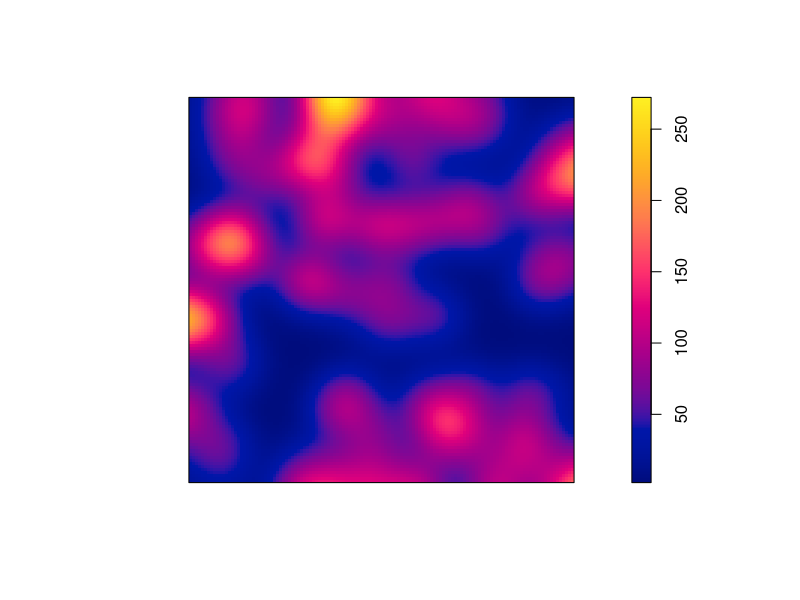
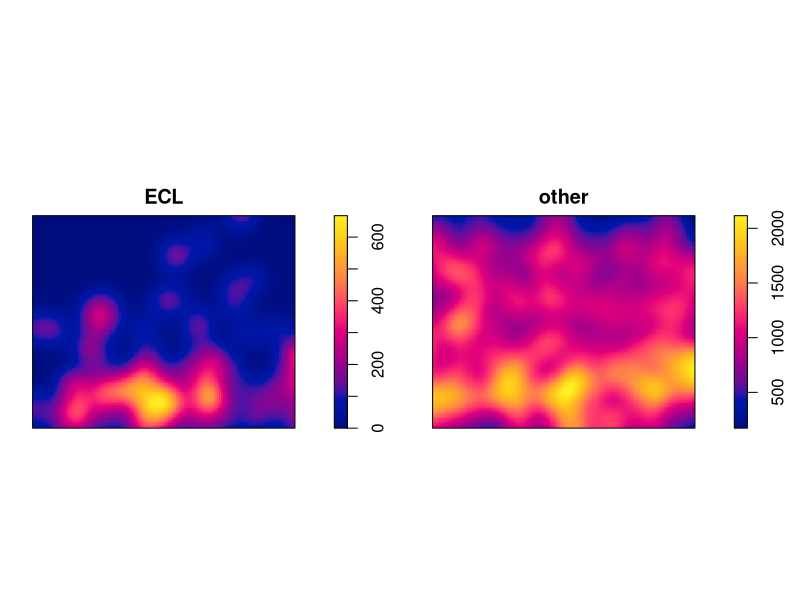
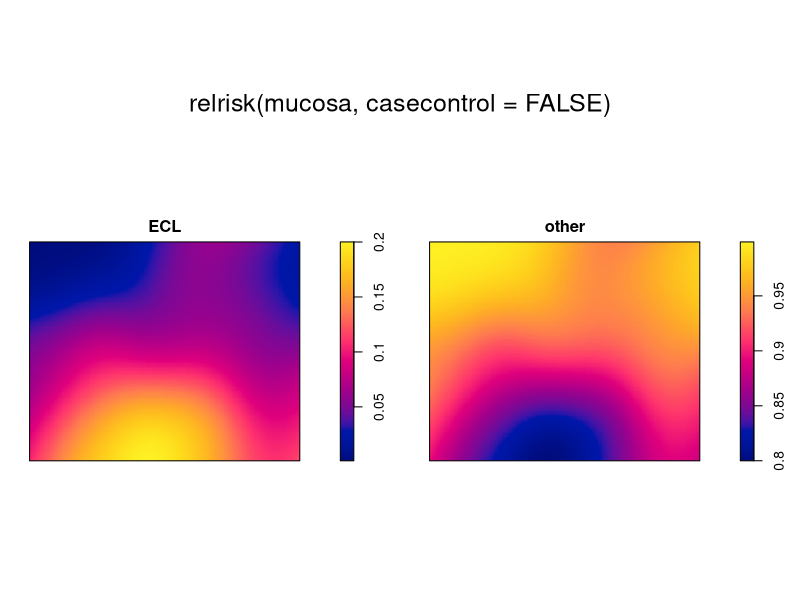
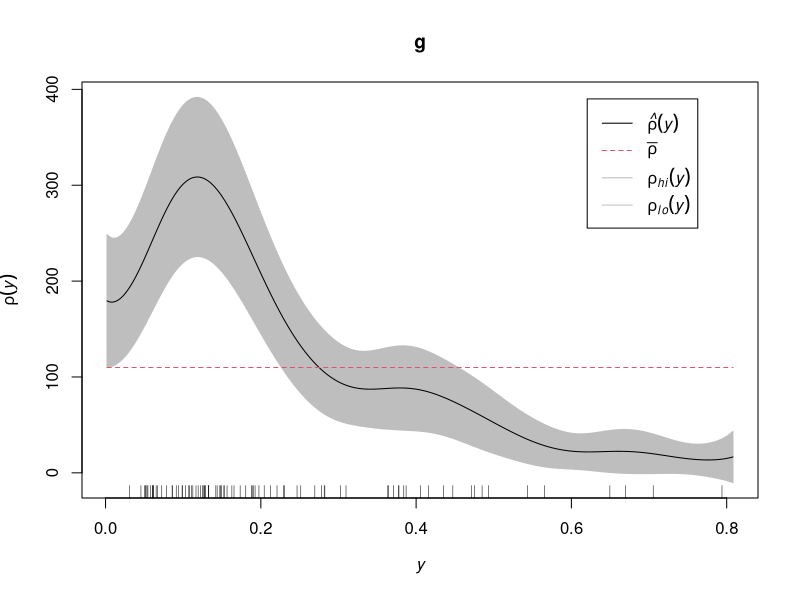
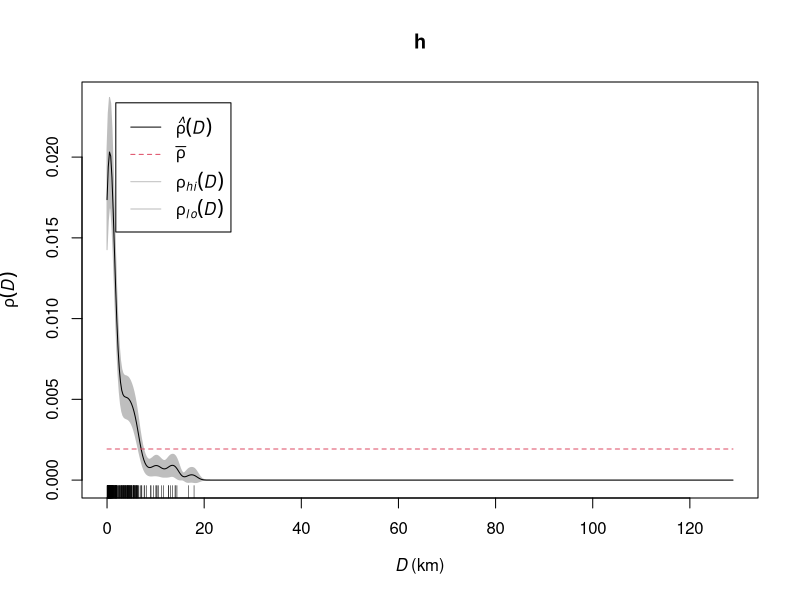
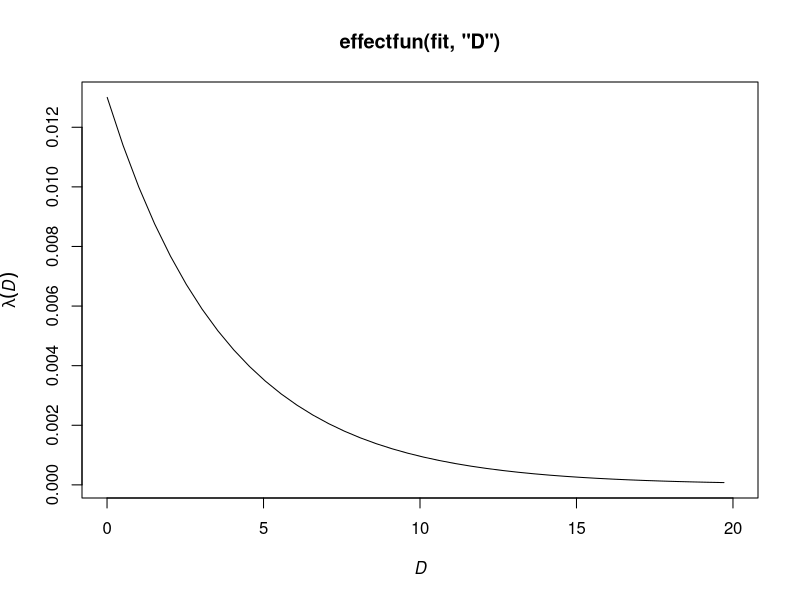
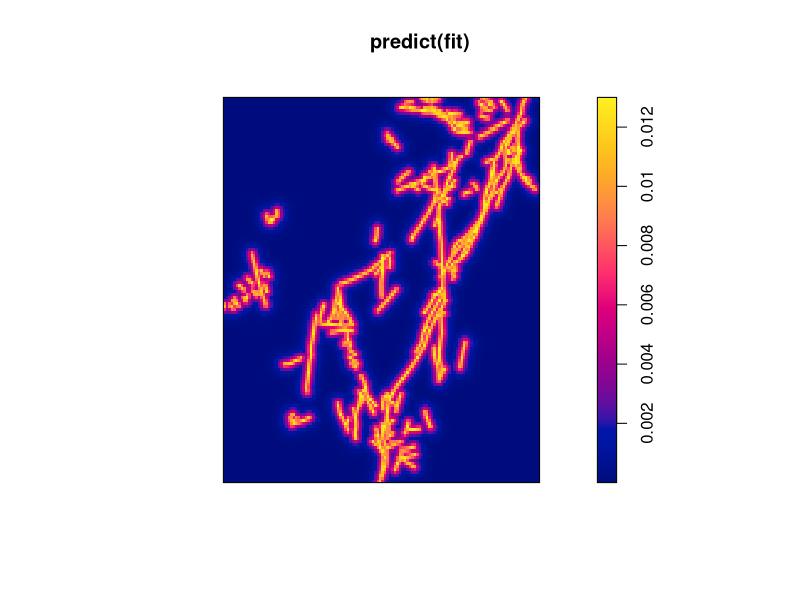
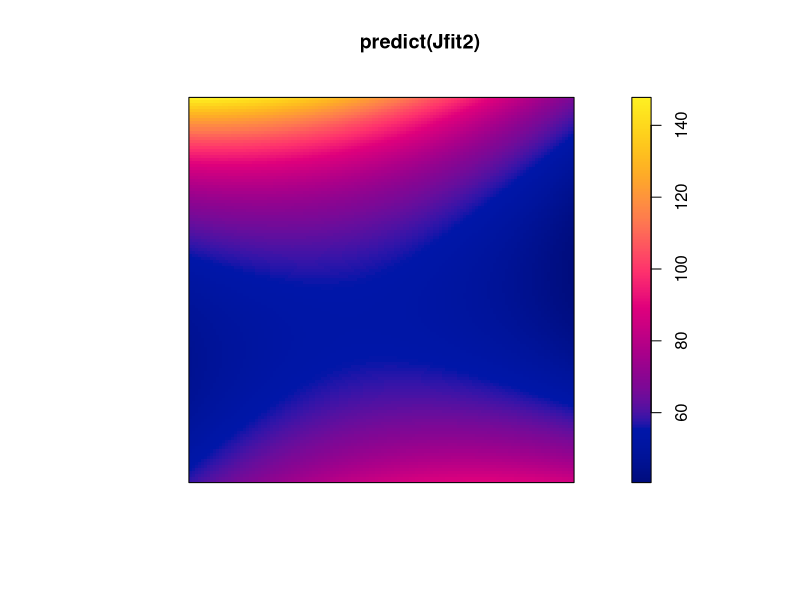

Here is the R script that generated these plots, in order:
## ---- chunk 1
library(spatstat)
X <- japanesepines
A <- quadratcount(X, 3, 3)
Z <- density(X)
Z <- density(X, bw.diggle)
plot(Z, main="")
## ---- chunk 2
M <- split(mucosa)
B <- density(M, bw.diggle)
plot(B, main="")
## ---- chunk 3
plot(relrisk(mucosa, casecontrol=FALSE))
## ---- chunk 4
E <- split(mucosa)$ECL
g <- rhohat(E, "y")
plot(g)
## ---- chunk 5
X <- murchison$gold
L <- murchison$faults
X <- rescale(X, 1000, "km")
L <- rescale(L, 1000, "km")
D <- distfun(L)
h <- rhohat(X, D)
plot(h)
## ---- chunk 6
fit <- ppm(X ~ D)
coef(fit)
confint(fit)
anova(fit, test="Chi")
plot(effectfun(fit, "D"), xlim=c(0, 20))
plot(predict(fit))
## ---- chunk 7
Jfit <- ppm(japanesepines ~ x + y)
Jfit
confint(Jfit)
Jfit2 <- ppm(japanesepines ~ polynom(x,y,2))
Jfit2
plot(predict(Jfit2))
## ---- chunk 8
anova(Jfit, Jfit2, test="Chi")
## ---- chunk 9
step(Jfit2)
## ---- chunk 10
plot(simulate(Jfit2))
## ---- chunk 11
plot(simulate(Jfit2, nsim=12))
## ---- chunk 12
model0 <- ppm(mucosa ~ marks)
model0
coef(model0)
plot(predict(model0))
## ---- chunk 13
model1 <- ppm(mucosa ~ marks + y)
model1
coef(model1)
plot(predict(model1))
## ---- chunk 14
model2 <- ppm(mucosa ~ marks * y)
model2
coef(model2)
plot(predict(model2))
## ---- chunk 15
model1xy <- ppm(mucosa ~ marks + x + y)
model1xy
coef(model1xy)
plot(predict(model1xy))
## ---- chunk 16
model2xy <- ppm(mucosa ~ marks * (x + y))
model2xy
coef(model2xy)
plot(predict(model2xy))
## ---- chunk 17
model3 <- ppm(mucosa ~ marks + polynom(x, y, 2))
model3
coef(model3)
plot(predict(model3))
## ---- chunk 18
model4 <- ppm(mucosa ~ marks * polynom(x,y,2))
model4
coef(model4)
plot(predict(model4))
## ---- chunk 19
plot(relrisk(model4, casecontrol=FALSE))
## ---- chunk 20
plot(relrisk(model3, casecontrol=FALSE))
